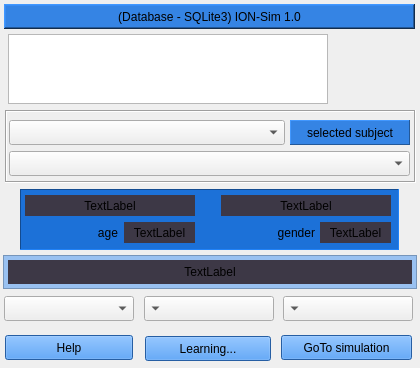
<?xml version="1.0" encoding="UTF-8"?>
<ui version="4.0">
 <class>dbForm</class>
 <widget class="QWidget" name="dbForm">
  <property name="geometry">
   <rect>
    <x>0</x>
    <y>0</y>
    <width>420</width>
    <height>368</height>
   </rect>
  </property>
  <property name="windowTitle">
   <string>ION-Sim data base</string>
  </property>
  <widget class="QLabel" name="label">
   <property name="geometry">
    <rect>
     <x>4</x>
     <y>4</y>
     <width>411</width>
     <height>25</height>
    </rect>
   </property>
   <property name="styleSheet">
    <string notr="true">background-color: rgb(53, 132, 228);</string>
   </property>
   <property name="frameShape">
    <enum>QFrame::WinPanel</enum>
   </property>
   <property name="frameShadow">
    <enum>QFrame::Raised</enum>
   </property>
   <property name="text">
    <string>(Database - SQLite3) ION-Sim 1.0</string>
   </property>
   <property name="alignment">
    <set>Qt::AlignCenter</set>
   </property>
  </widget>
  <widget class="QFrame" name="frame">
   <property name="geometry">
    <rect>
     <x>20</x>
     <y>189</y>
     <width>379</width>
     <height>61</height>
    </rect>
   </property>
   <property name="styleSheet">
    <string notr="true">background-color: rgb(28, 113, 216);</string>
   </property>
   <property name="frameShape">
    <enum>QFrame::Panel</enum>
   </property>
   <property name="frameShadow">
    <enum>QFrame::Sunken</enum>
   </property>
   <widget class="QLabel" name="lblFirst">
    <property name="geometry">
     <rect>
      <x>5</x>
      <y>6</y>
      <width>170</width>
      <height>21</height>
     </rect>
    </property>
    <property name="styleSheet">
     <string notr="true">background-color: rgb(61, 56, 70);</string>
    </property>
    <property name="text">
     <string>TextLabel</string>
    </property>
    <property name="alignment">
     <set>Qt::AlignCenter</set>
    </property>
   </widget>
   <widget class="QLabel" name="lblLast">
    <property name="geometry">
     <rect>
      <x>201</x>
      <y>6</y>
      <width>170</width>
      <height>21</height>
     </rect>
    </property>
    <property name="styleSheet">
     <string notr="true">background-color: rgb(61, 56, 70);</string>
    </property>
    <property name="text">
     <string>TextLabel</string>
    </property>
    <property name="alignment">
     <set>Qt::AlignCenter</set>
    </property>
   </widget>
   <widget class="QLabel" name="lblAge">
    <property name="geometry">
     <rect>
      <x>104</x>
      <y>33</y>
      <width>71</width>
      <height>21</height>
     </rect>
    </property>
    <property name="styleSheet">
     <string notr="true">background-color: rgb(61, 56, 70);</string>
    </property>
    <property name="text">
     <string>TextLabel</string>
    </property>
    <property name="alignment">
     <set>Qt::AlignCenter</set>
    </property>
   </widget>
   <widget class="QLabel" name="lblGender">
    <property name="geometry">
     <rect>
      <x>300</x>
      <y>33</y>
      <width>71</width>
      <height>21</height>
     </rect>
    </property>
    <property name="styleSheet">
     <string notr="true">background-color: rgb(61, 56, 70);</string>
    </property>
    <property name="text">
     <string>TextLabel</string>
    </property>
    <property name="alignment">
     <set>Qt::AlignCenter</set>
    </property>
   </widget>
   <widget class="QLabel" name="label_2">
    <property name="geometry">
     <rect>
      <x>31</x>
      <y>33</y>
      <width>67</width>
      <height>21</height>
     </rect>
    </property>
    <property name="text">
     <string>age</string>
    </property>
    <property name="alignment">
     <set>Qt::AlignRight|Qt::AlignTrailing|Qt::AlignVCenter</set>
    </property>
   </widget>
   <widget class="QLabel" name="label_3">
    <property name="geometry">
     <rect>
      <x>228</x>
      <y>33</y>
      <width>67</width>
      <height>21</height>
     </rect>
    </property>
    <property name="text">
     <string>gender</string>
    </property>
    <property name="alignment">
     <set>Qt::AlignRight|Qt::AlignTrailing|Qt::AlignVCenter</set>
    </property>
   </widget>
  </widget>
  <widget class="QFrame" name="frame_2">
   <property name="geometry">
    <rect>
     <x>3</x>
     <y>255</y>
     <width>414</width>
     <height>34</height>
    </rect>
   </property>
   <property name="styleSheet">
    <string notr="true">background-color: rgb(153, 193, 241);</string>
   </property>
   <property name="frameShape">
    <enum>QFrame::StyledPanel</enum>
   </property>
   <property name="frameShadow">
    <enum>QFrame::Raised</enum>
   </property>
   <widget class="QLabel" name="lblSession">
    <property name="geometry">
     <rect>
      <x>5</x>
      <y>5</y>
      <width>404</width>
      <height>24</height>
     </rect>
    </property>
    <property name="styleSheet">
     <string notr="true">background-color: rgb(61, 56, 70);</string>
    </property>
    <property name="text">
     <string>TextLabel</string>
    </property>
    <property name="alignment">
     <set>Qt::AlignCenter</set>
    </property>
   </widget>
  </widget>
  <widget class="QComboBox" name="comboBoxSes">
   <property name="geometry">
    <rect>
     <x>283</x>
     <y>296</y>
     <width>130</width>
     <height>25</height>
    </rect>
   </property>
   <property name="layoutDirection">
    <enum>Qt::RightToLeft</enum>
   </property>
  </widget>
  <widget class="QComboBox" name="comboBoxSbj">
   <property name="geometry">
    <rect>
     <x>4</x>
     <y>296</y>
     <width>130</width>
     <height>25</height>
    </rect>
   </property>
   <property name="layoutDirection">
    <enum>Qt::LeftToRight</enum>
   </property>
   <property name="currentText">
    <string/>
   </property>
   <property name="currentIndex">
    <number>-1</number>
   </property>
  </widget>
  <widget class="QFrame" name="frame_3">
   <property name="geometry">
    <rect>
     <x>5</x>
     <y>110</y>
     <width>411</width>
     <height>73</height>
    </rect>
   </property>
   <property name="frameShape">
    <enum>QFrame::Box</enum>
   </property>
   <property name="frameShadow">
    <enum>QFrame::Sunken</enum>
   </property>
   <property name="lineWidth">
    <number>1</number>
   </property>
   <widget class="QLabel" name="lbldbase_name_2">
    <property name="geometry">
     <rect>
      <x>285</x>
      <y>10</y>
      <width>120</width>
      <height>25</height>
     </rect>
    </property>
    <property name="styleSheet">
     <string notr="true">background-color: rgb(53, 132, 228);</string>
    </property>
    <property name="frameShape">
     <enum>QFrame::Panel</enum>
    </property>
    <property name="frameShadow">
     <enum>QFrame::Raised</enum>
    </property>
    <property name="text">
     <string>selected subject</string>
    </property>
    <property name="alignment">
     <set>Qt::AlignCenter</set>
    </property>
   </widget>
   <widget class="QComboBox" name="comboSes">
    <property name="geometry">
     <rect>
      <x>4</x>
      <y>41</y>
      <width>401</width>
      <height>25</height>
     </rect>
    </property>
   </widget>
   <widget class="QComboBox" name="comboSbj">
    <property name="geometry">
     <rect>
      <x>4</x>
      <y>10</y>
      <width>276</width>
      <height>25</height>
     </rect>
    </property>
   </widget>
  </widget>
  <widget class="QLabel" name="labelLogo">
   <property name="geometry">
    <rect>
     <x>335</x>
     <y>31</y>
     <width>76</width>
     <height>76</height>
    </rect>
   </property>
   <property name="text">
    <string/>
   </property>
  </widget>
  <widget class="QTextEdit" name="textEdit">
   <property name="geometry">
    <rect>
     <x>8</x>
     <y>34</y>
     <width>320</width>
     <height>70</height>
    </rect>
   </property>
   <property name="markdown">
    <string>The Database stores the identifying information of the user operating the
simulations, as well as all information related to the simulation sessions and
the operational performance undertaken. At the end of the learning process, the
results are evaluated in reports with a performance index.

</string>
   </property>
  </widget>
  <widget class="QComboBox" name="comboAnomaly">
   <property name="geometry">
    <rect>
     <x>144</x>
     <y>296</y>
     <width>130</width>
     <height>25</height>
    </rect>
   </property>
   <property name="layoutDirection">
    <enum>Qt::RightToLeft</enum>
   </property>
  </widget>
  <widget class="QPushButton" name="pushBtHelp">
   <property name="geometry">
    <rect>
     <x>5</x>
     <y>335</y>
     <width>128</width>
     <height>25</height>
    </rect>
   </property>
   <property name="styleSheet">
    <string notr="true">background-color: rgb(53, 132, 228);</string>
   </property>
   <property name="text">
    <string>Help</string>
   </property>
  </widget>
  <widget class="QPushButton" name="pushBtStartSim">
   <property name="geometry">
    <rect>
     <x>281</x>
     <y>335</y>
     <width>131</width>
     <height>25</height>
    </rect>
   </property>
   <property name="styleSheet">
    <string notr="true">background-color: rgb(53, 132, 228);</string>
   </property>
   <property name="text">
    <string>GoTo simulation</string>
   </property>
  </widget>
  <widget class="QPushButton" name="pushBtLearning">
   <property name="geometry">
    <rect>
     <x>145</x>
     <y>336</y>
     <width>126</width>
     <height>25</height>
    </rect>
   </property>
   <property name="styleSheet">
    <string notr="true">background-color: rgb(53, 132, 228);</string>
   </property>
   <property name="text">
    <string>Learning...</string>
   </property>
  </widget>
 </widget>
 <resources/>
 <connections/>
</ui>
